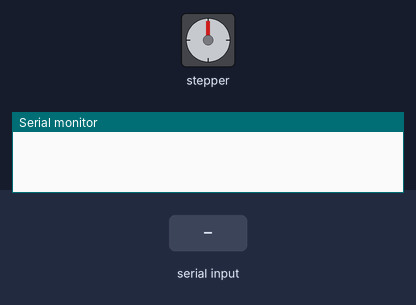
The sketch below on a simulated Arduino Uno, built with avr-gcc and run on an emulated ATmega328P. On the bench: stepper motor, the last lines printed to the serial monitor. The inputs (shaded band) are chosen by the test bench. Stepper angles assume 800 steps per turn.

Above: at 1.2 s.
1.3 s: "90,45\n" received over Serial
At 2.7 s:
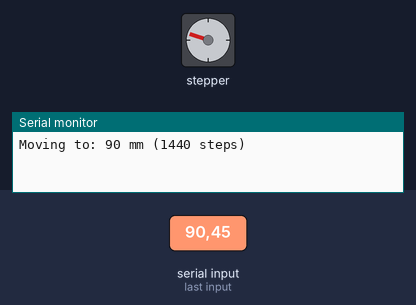
3.7 s: "30,150\n" received over Serial
At 5.2 s:
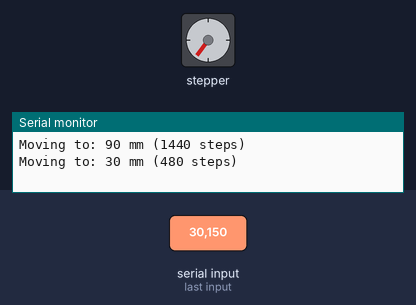
5.9 s: "5\n" received over Serial
At 6.8 s:
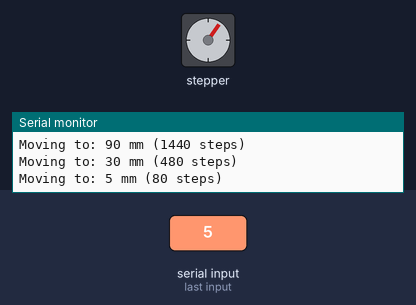
7.8 s: "200\n" received over Serial
At 7.96 s:
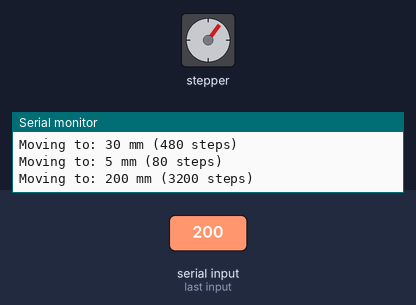
10.8 s: "0\n" received over Serial
12.3 s: "90\n" received over Serial
At 12.45 s:
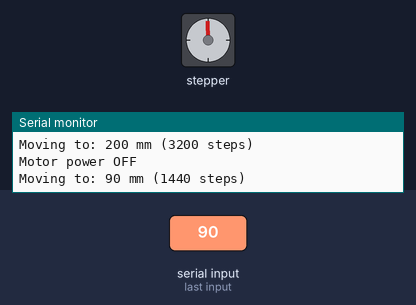
Timing chart, 0 to 15.3 s (numbered marks = the images above; inputs shaded):
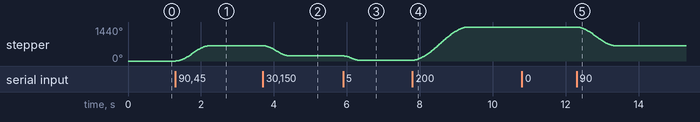

The sketch:

main_just_stepper.ino
```cpp
#include <GyverStepper.h>

GStepper<STEPPER2WIRE> stepper(800, 3, 4, 2);

// Переменные для UART
String inputString = "";
bool stringComplete = false;

// Коэффициент преобразования мм в шаги (настройте под вашу механику)
const float MM_TO_STEPS = 16.0; // 1 мм = 160 шагов (пример)

void setup() {
  Serial.begin(115200);

  // Режим следования к целевой позиции
  stepper.setRunMode(FOLLOW_POS);

  // Установка макс. скорости в шагах/сек
  stepper.setMaxSpeed(15000);

  // Автоматическое управление питанием
  stepper.autoPower(1);

  // Установка ускорения в шагах/сек/сек
  stepper.setAcceleration(10000);

  // Резервируем память для строки
  inputString.reserve(10);
}

void loop() {
  // Обработка входящих данных
  if (stringComplete) {
    processSerialData();
    inputString = "";
    stringComplete = false;
  }

  // Выполняем движение мотора
  stepper.tick();
}

// Функция обработки серийных данных
void processSerialData() {
  // Преобразуем строку в число
  int value = inputString.toInt();

  if (value == 0) {
    // Выключаем питание мотора
    stepper.autoPower(1); // Отключаем питание
    stepper.setTarget(1,RELATIVE);
    Serial.println("Motor power OFF");

  }
  else if (value >= 1 && value <= 255) {
    // Включаем питание и устанавливаем позицию

    // Преобразуем миллиметры в шаги
    long targetSteps = value * MM_TO_STEPS;

    // Устанавливаем целевую позицию
    stepper.setTarget(targetSteps);
    stepper.autoPower(0);
    Serial.print("Moving to: ");
    Serial.print(value);
    Serial.print(" mm (");
    Serial.print(targetSteps);
    Serial.println(" steps)");
  }
  else {
    Serial.println("Invalid value! Use 0-255");
  }
}

// Обработчик прерывания серийного порта
void serialEvent() {
  while (Serial.available()) {
    char inChar = (char)Serial.read();

    if (inChar == '\n') {
      stringComplete = true;
    } else {
      inputString += inChar;
    }
  }
}
```

Measured:
- after the input at 1.3 s, stepper: turns 648° clockwise in 0.91 s, starting at once
- after the input at 3.7 s, stepper: turns 432° counter-clockwise in 0.71 s, starting at once
- after the input at 5.9 s, stepper: turns 180° counter-clockwise in 0.41 s, starting at once
- after the input at 7.8 s, stepper: turns 1404° clockwise in 1.5 s, starting at once
- after the input at 12.3 s, stepper: turns 792° counter-clockwise in 1.0 s, starting at once
